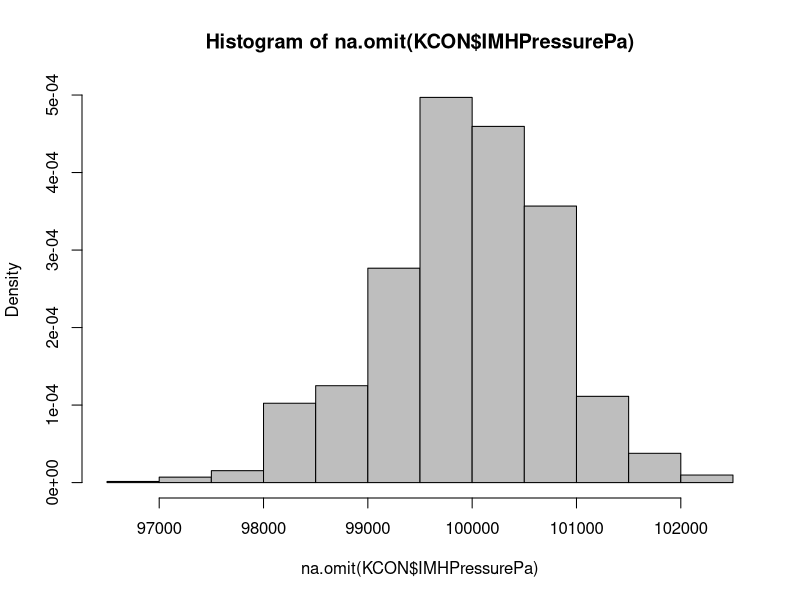
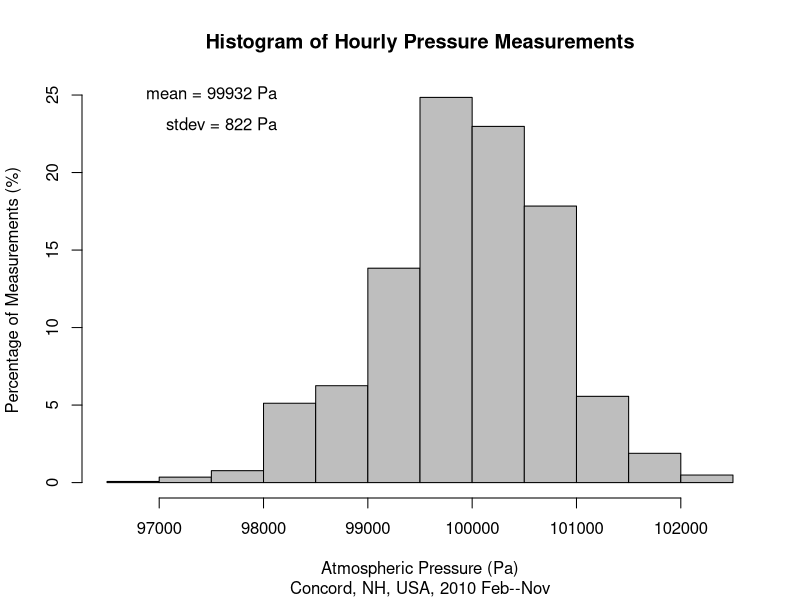

The R script that drew these images, in order:
# R script
# IMH 21 Dec 2015
# reads in NOAA archival weather data, parses time, and readies Pa
# http://www.ncdc.noaa.gov/qclcd/QCLCD
KCON <- read.csv("2010-KCON.txt",skip=7,header=TRUE,stringsAsFactors=FALSE,sep=",")
KCON$IMHDateTime <- as.POSIXct(strptime(paste(KCON$Date%/%10000,(KCON$Date%%10000)%/%100,KCON$Date%%100,KCON$Time%%100,KCON$Time%/%100,sep=" "),"%Y %m %d %M %H",tz="EST5EDT"))
KCON$IMHPressurePa <- as.numeric(KCON$StationPressure)*3386.39
#plot(KCON$IMHDateTime,KCON$IMHPressurePa,xlab="Day in 2010",ylab="Pressure (Pa)",col=2,pch=-1)
h <- hist(na.omit(KCON$IMHPressurePa),freq=FALSE,col='grey')
h$density <- h$counts/sum(h$counts)*100
plot(h,freq=FALSE,ylab="Percentage of Measurements (%)",xlab="Atmospheric Pressure (Pa)", main="Histogram of Hourly Pressure Measurements",sub="Concord, NH, USA, 2010 Feb--Nov",col='grey')
x <- na.omit(KCON$IMHPressurePa)
text(0.25*(max(x)-min(x))+min(x),y=25,paste("mean =",floor(mean(x)),"Pa"),pos=2,offset=0.0)
text(0.25*(max(x)-min(x))+min(x),y=23,paste("stdev =",floor(sd(x)),"Pa"),pos=2,offset=0.0)
#xfit <- seq(min(x),max(x),length=128)
#yfit <- dnorm(xfit,mean=mean(x),sd=sd(x))
#lines(xfit,yfit,col=3,lwd=2)
